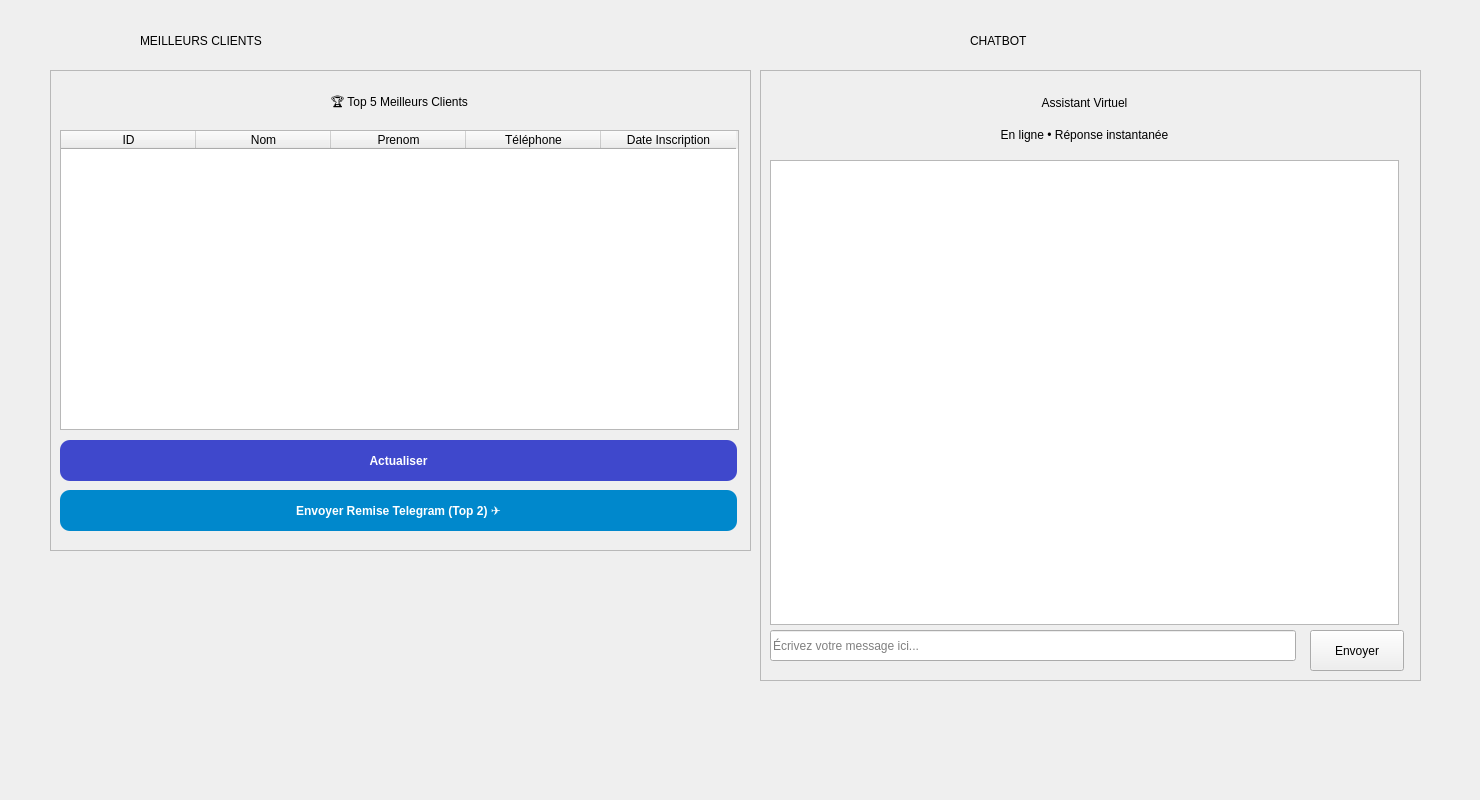
    <widget class="QWidget" name="page_7">
     <widget class="QPushButton" name="pushButton_7c_5">
      <property name="geometry">
       <rect>
        <x>0</x>
        <y>730</y>
        <width>71</width>
        <height>61</height>
       </rect>
      </property>
      <property name="styleSheet">
       <string notr="true">border:none;image: url(:/res/en-arriere.png);
background-color:transparent;
</string>
      </property>
      <property name="text">
       <string/>
      </property>
     </widget>
     <widget class="QFrame" name="frame_17">
      <property name="geometry">
       <rect>
        <x>50</x>
        <y>70</y>
        <width>701</width>
        <height>481</height>
       </rect>
      </property>
      <property name="frameShape">
       <enum>QFrame::Shape::StyledPanel</enum>
      </property>
      <property name="frameShadow">
       <enum>QFrame::Shadow::Raised</enum>
      </property>
      <widget class="QFrame" name="headerFrame_6">
       <property name="geometry">
        <rect>
         <x>10</x>
         <y>10</y>
         <width>679</width>
         <height>47</height>
        </rect>
       </property>
       <layout class="QVBoxLayout" name="_12">
        <item>
         <widget class="QLabel" name="labelTitle_7">
          <property name="text">
           <string>🏆 Top 5 Meilleurs Clients</string>
          </property>
          <property name="alignment">
           <set>Qt::AlignmentFlag::AlignCenter</set>
          </property>
         </widget>
        </item>
       </layout>
      </widget>
      <widget class="QPushButton" name="btnRefresh_4">
       <property name="geometry">
        <rect>
         <x>10</x>
         <y>370</y>
         <width>677</width>
         <height>41</height>
        </rect>
       </property>
       <property name="styleSheet">
        <string notr="true">background-color: #3f48cc; color: white; font-weight: bold; border-radius: 10px;</string>
       </property>
       <property name="text">
        <string>Actualiser</string>
       </property>
      </widget>
      <widget class="QPushButton" name="btnTelegramRemise">
       <property name="geometry">
        <rect>
         <x>10</x>
         <y>420</y>
         <width>677</width>
         <height>41</height>
        </rect>
       </property>
       <property name="styleSheet">
        <string notr="true">background-color: #0088cc; color: white; font-weight: bold; border-radius: 10px;</string>
       </property>
       <property name="text">
        <string>Envoyer Remise Telegram (Top 2) ✈️</string>
       </property>
      </widget>
      <widget class="QTableWidget" name="tableTopClients_4">
       <property name="geometry">
        <rect>
         <x>10</x>
         <y>60</y>
         <width>679</width>
         <height>300</height>
        </rect>
       </property>
       <property name="columnCount">
        <number>5</number>
       </property>
       <attribute name="horizontalHeaderDefaultSectionSize">
        <number>135</number>
       </attribute>
       <column>
        <property name="text">
         <string>ID</string>
        </property>
       </column>
       <column>
        <property name="text">
         <string>Nom</string>
        </property>
       </column>
       <column>
        <property name="text">
         <string>Prenom</string>
        </property>
       </column>
       <column>
        <property name="text">
         <string>Téléphone</string>
        </property>
       </column>
       <column>
        <property name="text">
         <string>Date Inscription</string>
        </property>
       </column>
      </widget>
     </widget>
     <widget class="QTextEdit" name="textEditConversation_4">
      <property name="geometry">
       <rect>
        <x>770</x>
        <y>160</y>
        <width>629</width>
        <height>465</height>
       </rect>
      </property>
      <property name="readOnly">
       <bool>true</bool>
      </property>
     </widget>
     <widget class="QFrame" name="headerFrame_7">
      <property name="geometry">
       <rect>
        <x>770</x>
        <y>80</y>
        <width>629</width>
        <height>77</height>
       </rect>
      </property>
      <layout class="QVBoxLayout" name="_13">
       <item>
        <widget class="QLabel" name="labelTitle_6">
         <property name="text">
          <string>Assistant Virtuel</string>
         </property>
         <property name="alignment">
          <set>Qt::AlignmentFlag::AlignCenter</set>
         </property>
        </widget>
       </item>
       <item>
        <widget class="QLabel" name="labelStatus_4">
         <property name="text">
          <string>En ligne • Réponse instantanée</string>
         </property>
         <property name="alignment">
          <set>Qt::AlignmentFlag::AlignCenter</set>
         </property>
        </widget>
       </item>
      </layout>
     </widget>
     <widget class="QPushButton" name="btnSend_4">
      <property name="geometry">
       <rect>
        <x>1310</x>
        <y>630</y>
        <width>94</width>
        <height>41</height>
       </rect>
      </property>
      <property name="text">
       <string>Envoyer</string>
      </property>
     </widget>
     <widget class="QLineEdit" name="lineEditMessage_4">
      <property name="geometry">
       <rect>
        <x>770</x>
        <y>630</y>
        <width>526</width>
        <height>31</height>
       </rect>
      </property>
      <property name="placeholderText">
       <string>Écrivez votre message ici...</string>
      </property>
     </widget>
     <widget class="QFrame" name="frame_18">
      <property name="geometry">
       <rect>
        <x>760</x>
        <y>70</y>
        <width>661</width>
        <height>611</height>
       </rect>
      </property>
      <property name="frameShape">
       <enum>QFrame::Shape::StyledPanel</enum>
      </property>
      <property name="frameShadow">
       <enum>QFrame::Shadow::Raised</enum>
      </property>
     </widget>
     <widget class="QLabel" name="label_38">
      <property name="geometry">
       <rect>
        <x>140</x>
        <y>10</y>
        <width>531</width>
        <height>61</height>
       </rect>
      </property>
      <property name="styleSheet">
       <string notr="true"/>
      </property>
      <property name="text">
       <string>MEILLEURS CLIENTS</string>
      </property>
     </widget>
     <widget class="QLabel" name="label_39">
      <property name="geometry">
       <rect>
        <x>970</x>
        <y>10</y>
        <width>501</width>
        <height>61</height>
       </rect>
      </property>
      <property name="styleSheet">
       <string notr="true"/>
      </property>
      <property name="text">
       <string>CHATBOT</string>
      </property>
     </widget>
     <zorder>frame_18</zorder>
     <zorder>pushButton_7c_5</zorder>
     <zorder>frame_17</zorder>
     <zorder>textEditConversation_4</zorder>
     <zorder>headerFrame_7</zorder>
     <zorder>btnSend_4</zorder>
     <zorder>lineEditMessage_4</zorder>
     <zorder>label_38</zorder>
     <zorder>label_39</zorder>
    </widget>
